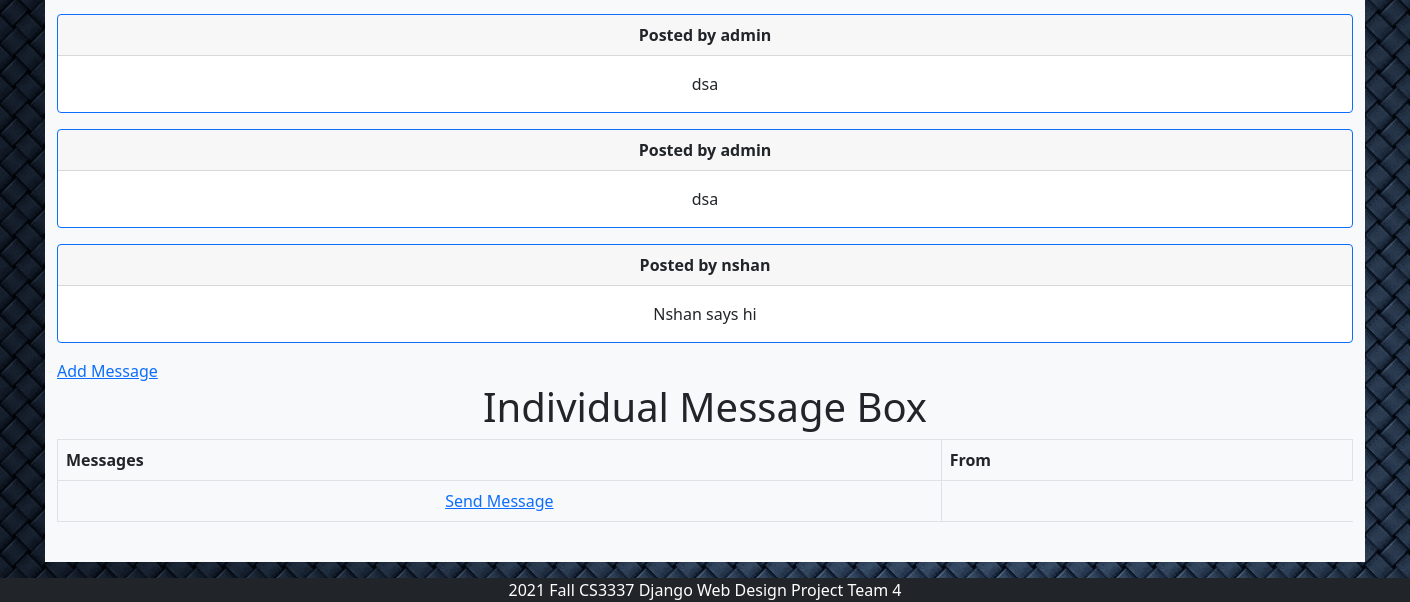
The page /messagebox (lower part) on the database as committed earlier.
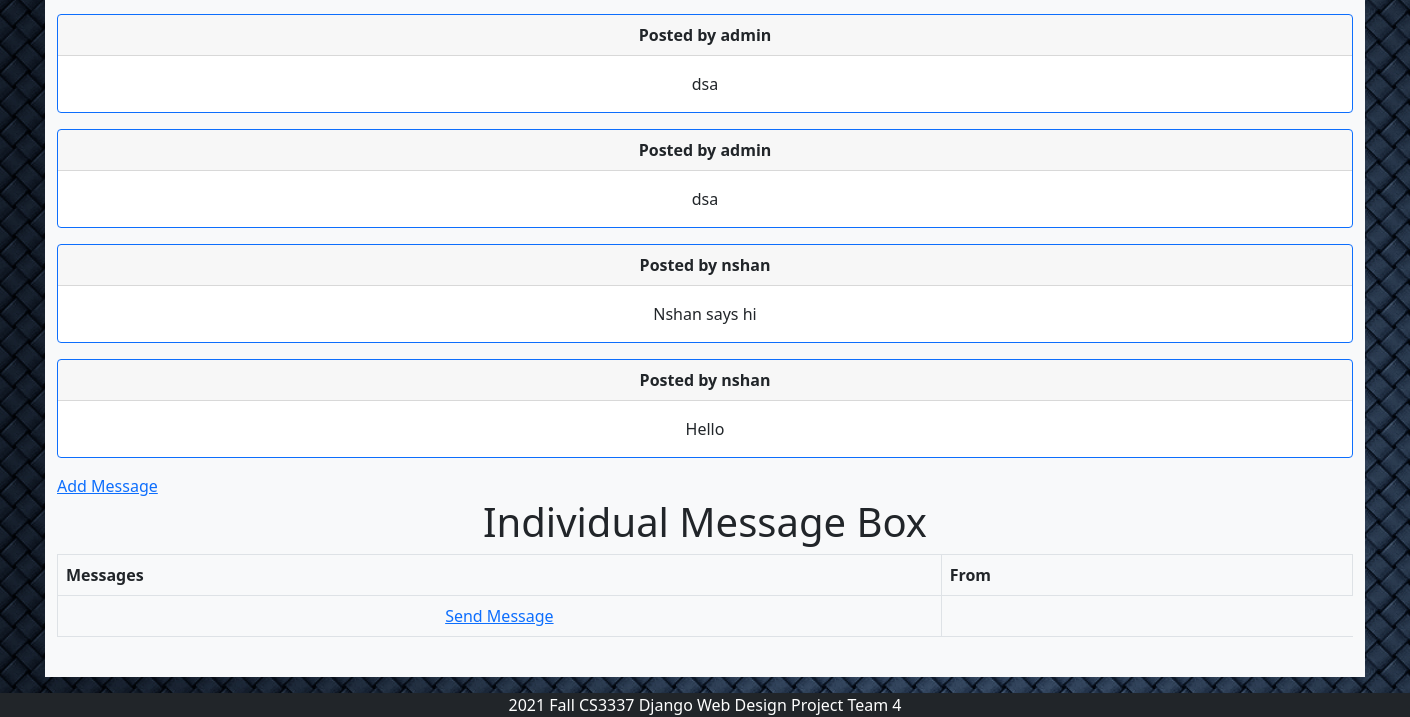
The same page on the database as committed later.
### bookMng/models.py (models this page shows, shortened)
class Messages(models.Model):
    message = models.CharField(max_length=200)
    username = models.ForeignKey(User, blank=True, null=True, on_delete=models.CASCADE)

### bookMng/views.py (the view)
# urls.py: path('messagebox', views.messagebox, name='messagebox'),
def messagebox(request):
    messages = Messages.objects.all()
    imessages = IndivMessages.objects.filter(receiver=request.user)
    books = Book.objects.all()
    return render(request,
                  'bookMng/messagebox.html',
                  {
                      'item_list': MainMenu.objects.all(),
                      'messages': messages,
                      'books': books,
                      'imessages': imessages,
                  })

### bookEx/templates/bookMng/messagebox.html (shortened to what this page needs)
{% extends "base.html" %}
{% load static %}
{% block content %}
      {% for message in messages %}
<div class="card text-center mb-3 border-primary">
    <div class="card-header">
        <b>Posted by {{ message.username }}</b>
    </div>
    <div class="card-body">
        <p class="card-text"> {{ message.message }}</p>
    </div>
</div>
      {% endfor %}
<a href="book_message">Add Message</a>
<h1 align="center"> Individual Message Box </h1>
  <table class="table table-bordered">
          <thead>
        <tr>
            <th scope="col">Messages</th>
            <th scope="col">From</th>
        </tr>
    </thead>
        <tr>
            <td align="center">
                <a href="book_imessage">Send Message</a>
            </td>
        </tr>
  </table>
<br>
{% endblock content %}

Rows that differ between the two databases and show on the page:
added Messages: username "nshan", message "Hello"
